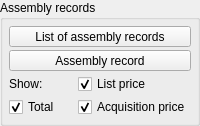
    <widget class="QGroupBox" name="gb_assembly_records">
     <property name="title">
      <string>Assembly records</string>
     </property>
     <layout class="QVBoxLayout" name="verticalLayout">
      <property name="spacing">
       <number>3</number>
      </property>
      <property name="margin">
       <number>6</number>
      </property>
      <item>
       <widget class="QToolButton" name="tbtn_view_assembly_records">
        <property name="sizePolicy">
         <sizepolicy hsizetype="Minimum" vsizetype="Fixed">
          <horstretch>0</horstretch>
          <verstretch>0</verstretch>
         </sizepolicy>
        </property>
        <property name="statusTip">
         <string>View list of assembly records</string>
        </property>
        <property name="text">
         <string>List of assembly records</string>
        </property>
        <property name="icon">
         <iconset resource="../rc/resources.qrc">
          <normaloff>:/images/images/assembly_records.png</normaloff>:/images/images/assembly_records.png</iconset>
        </property>
        <property name="iconSize">
         <size>
          <width>16</width>
          <height>16</height>
         </size>
        </property>
        <property name="checkable">
         <bool>true</bool>
        </property>
        <property name="toolButtonStyle">
         <enum>Qt::ToolButtonTextBesideIcon</enum>
        </property>
       </widget>
      </item>
      <item>
       <widget class="QToolButton" name="tbtn_view_assembly_record">
        <property name="sizePolicy">
         <sizepolicy hsizetype="Minimum" vsizetype="Fixed">
          <horstretch>0</horstretch>
          <verstretch>0</verstretch>
         </sizepolicy>
        </property>
        <property name="statusTip">
         <string>View assembly record</string>
        </property>
        <property name="text">
         <string>Assembly record</string>
        </property>
        <property name="icon">
         <iconset resource="../rc/resources.qrc">
          <normaloff>:/images/images/assembly_record.png</normaloff>:/images/images/assembly_record.png</iconset>
        </property>
        <property name="iconSize">
         <size>
          <width>16</width>
          <height>16</height>
         </size>
        </property>
        <property name="checkable">
         <bool>true</bool>
        </property>
        <property name="toolButtonStyle">
         <enum>Qt::ToolButtonTextBesideIcon</enum>
        </property>
       </widget>
      </item>
      <item>
       <spacer name="verticalSpacer">
        <property name="orientation">
         <enum>Qt::Vertical</enum>
        </property>
        <property name="sizeHint" stdset="0">
         <size>
          <width>20</width>
          <height>0</height>
         </size>
        </property>
       </spacer>
      </item>
      <item>
       <widget class="QWidget" name="ar_show_options_widget" native="true">
        <layout class="QGridLayout" name="gridLayout_2">
         <property name="horizontalSpacing">
          <number>6</number>
         </property>
         <property name="verticalSpacing">
          <number>3</number>
         </property>
         <property name="margin">
          <number>0</number>
         </property>
         <item row="0" column="0">
          <widget class="QLabel" name="label">
           <property name="text">
            <string>Show:</string>
           </property>
          </widget>
         </item>
         <item row="0" column="1">
          <widget class="QCheckBox" name="assembly_record_list_price_chb">
           <property name="statusTip">
            <string>Show list price on assembly record</string>
           </property>
           <property name="text">
            <string>List price</string>
           </property>
           <property name="checked">
            <bool>true</bool>
           </property>
          </widget>
         </item>
         <item row="1" column="0">
          <widget class="QCheckBox" name="assembly_record_total_chb">
           <property name="statusTip">
            <string>Show total on assembly record</string>
           </property>
           <property name="text">
            <string>Total</string>
           </property>
           <property name="checked">
            <bool>true</bool>
           </property>
          </widget>
         </item>
         <item row="1" column="1">
          <widget class="QCheckBox" name="assembly_record_acquisition_price_chb">
           <property name="statusTip">
            <string>Show acquisition price on assembly record</string>
           </property>
           <property name="text">
            <string>Acquisition price</string>
           </property>
           <property name="checked">
            <bool>true</bool>
           </property>
          </widget>
         </item>
        </layout>
       </widget>
      </item>
     </layout>
    </widget>
